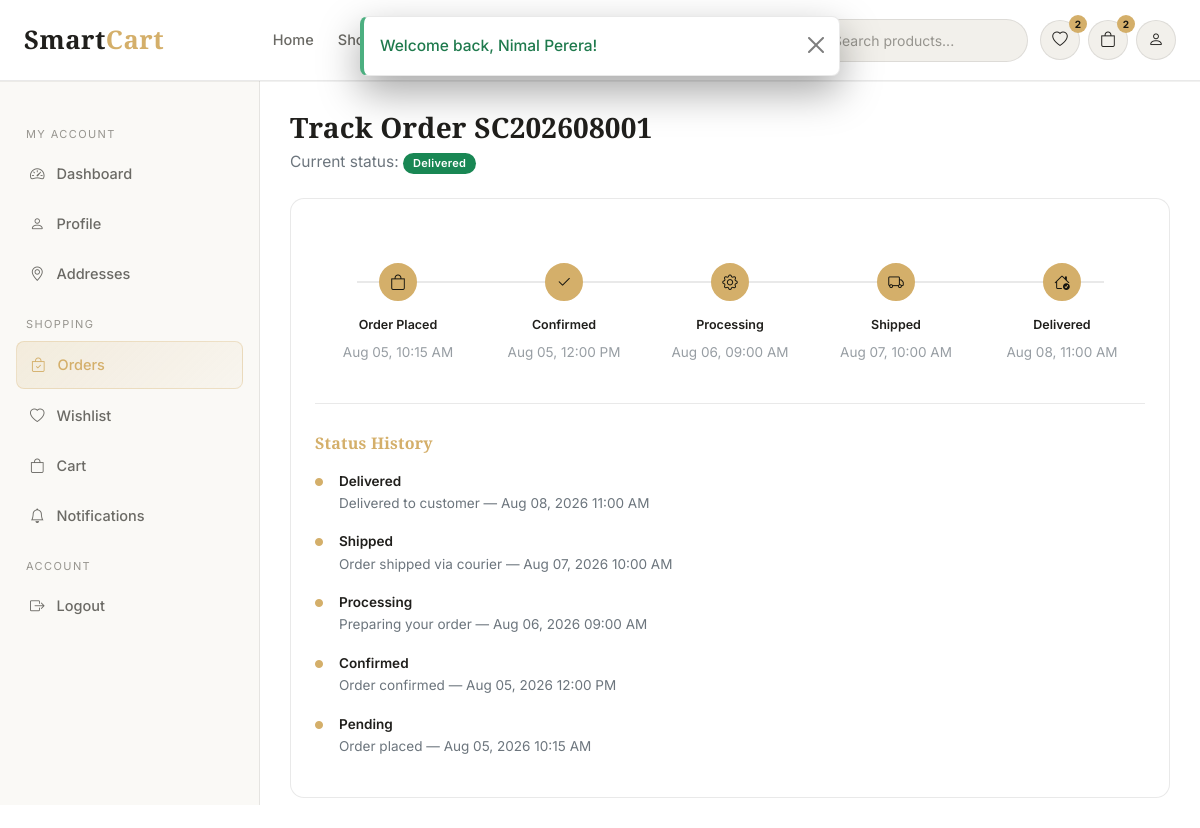
The app's page /customer/track-order.php?id=1 (signed in) with its own data.
### tables this page shows
CREATE TABLE orders (
    order_id INT AUTO_INCREMENT PRIMARY KEY,
    order_number VARCHAR(30) NOT NULL UNIQUE,
    user_id INT NOT NULL,
    address_id INT DEFAULT NULL,
    coupon_id INT DEFAULT NULL,
    subtotal DECIMAL(10,2) NOT NULL DEFAULT 0,
    discount_amount DECIMAL(10,2) NOT NULL DEFAULT 0,
    delivery_fee DECIMAL(10,2) NOT NULL DEFAULT 0,
    total_amount DECIMAL(10,2) NOT NULL DEFAULT 0,
    delivery_method ENUM('standard','express') NOT NULL DEFAULT 'standard',
    payment_method ENUM('cod','card') NOT NULL DEFAULT 'cod',
    order_status ENUM('pending','confirmed','processing','shipped','delivered','cancelled') NOT NULL DEFAULT 'pending',
    assigned_staff_id INT DEFAULT NULL,
    shipping_full_name VARCHAR(120) NOT NULL,
    shipping_phone VARCHAR(20) NOT NULL,
    shipping_address VARCHAR(255) NOT NULL,
    shipping_city VARCHAR(100) NOT NULL,
    shipping_province VARCHAR(100) NOT NULL,
    shipping_postal_code VARCHAR(20) DEFAULT NULL,
    notes VARCHAR(255) DEFAULT NULL,
    created_at TIMESTAMP NOT NULL DEFAULT CURRENT_TIMESTAMP,
    updated_at TIMESTAMP NOT NULL DEFAULT CURRENT_TIMESTAMP ON UPDATE CURRENT_TIMESTAMP,
    FOREIGN KEY (user_id) REFERENCES users(user_id) ON DELETE CASCADE,
    FOREIGN KEY (address_id) REFERENCES addresses(address_id) ON DELETE SET NULL,
    FOREIGN KEY (coupon_id) REFERENCES coupons(coupon_id) ON DELETE SET NULL,
    FOREIGN KEY (assigned_staff_id) REFERENCES users(user_id) ON DELETE SET NULL,
    INDEX idx_status (order_status),
    INDEX idx_created (created_at),
    INDEX idx_user (user_id)
);

CREATE TABLE order_status_history (
    history_id INT AUTO_INCREMENT PRIMARY KEY,
    order_id INT NOT NULL,
    status ENUM('pending','confirmed','processing','shipped','delivered','cancelled') NOT NULL,
    note VARCHAR(255) DEFAULT NULL,
    changed_by INT DEFAULT NULL,
    created_at TIMESTAMP NOT NULL DEFAULT CURRENT_TIMESTAMP,
    FOREIGN KEY (order_id) REFERENCES orders(order_id) ON DELETE CASCADE,
    FOREIGN KEY (changed_by) REFERENCES users(user_id) ON DELETE SET NULL
);

### customer/track-order.php (the view, shortened to what this page needs)
<?php
$user = current_user();
$pdo = db();
$orderId = (int)($_GET['id'] ?? 0);
$stmt = $pdo->prepare("SELECT * FROM orders WHERE order_id = ? AND user_id = ?");
$stmt->execute([$orderId, $user['user_id']]);
$order = $stmt->fetch();
$history = $pdo->prepare("SELECT * FROM order_status_history WHERE order_id = ? ORDER BY created_at ASC");
$history->execute([$orderId]);
$history = $history->fetchAll();
$historyByStatus = [];
foreach ($history as $h) $historyByStatus[$h['status']] = $h;
$steps = ['pending' => 'Order Placed', 'confirmed' => 'Confirmed', 'processing' => 'Processing', 'shipped' => 'Shipped', 'delivered' => 'Delivered'];
$statusOrder = array_keys($steps);
$currentIndex = array_search($order['order_status'], $statusOrder, true);
$isCancelled = $order['order_status'] === 'cancelled';
require __DIR__ . '/../includes/header.php';
require __DIR__ . '/../includes/navbar.php';
?>
<div class="sc-dash-wrap">
  <?php require __DIR__ . '/includes/sidebar.php'; ?>
  <main class="sc-content">
    <h3 class="mb-1">Track Order <?= e($order['order_number']) ?></h3>
    <p class="text-secondary mb-4">Current status: <?= order_status_badge($order['order_status']) ?></p>
    <div class="sc-card">
      <?php if ($isCancelled): ?>
        <div class="alert alert-danger">This order was cancelled on <?= friendly_date($order['updated_at']) ?>.</div>
      <?php else: ?>
        <div class="sc-timeline">
          <?php foreach ($steps as $key => $label): $done = $currentIndex !== false && array_search($key, $statusOrder, true) <= $currentIndex; ?>
            <div class="step <?= $done ? 'done' : '' ?>">
              <div class="dot"><i class="bi bi-<?= $key === 'pending' ? 'bag' : ($key === 'confirmed' ? 'check2' : ($key === 'processing' ? 'gear' : ($key === 'shipped' ? 'truck' : 'house-check'))) ?>"></i></div>
              <span><?= $label ?></span>
              <?php if (isset($historyByStatus[$key])): ?><div class="small text-secondary mt-1" style="opacity:.7"><?= friendly_date($historyByStatus[$key]['created_at'], 'M d, h:i A') ?></div><?php endif; ?>
            </div>
          <?php endforeach; ?>
        </div>
      <?php endif; ?>
      <div class="sc-divider"></div>
      <h6 class="text-gold mb-3">Status History</h6>
      <ul class="list-unstyled">
        <?php foreach (array_reverse($history) as $h): ?>
          <li class="mb-3 d-flex gap-3">
            <i class="bi bi-circle-fill text-gold" style="font-size:8px; margin-top:6px"></i>
            <div>
              <div class="fw-semibold small"><?= ucfirst($h['status']) ?></div>
              <div class="text-secondary small"><?= e($h['note']) ?> — <?= friendly_date($h['created_at']) ?></div>
            </div>
          </li>
        <?php endforeach; ?>
      </ul>
    </div>
  </main>
</div>
<?php require __DIR__ . '/../includes/dash-footer.php'; ?>

### includes/functions.php (shortened to what this page needs)
<?php
function e($value): string
{
    return htmlspecialchars((string)($value ?? ''), ENT_QUOTES, 'UTF-8');
}
function friendly_date($datetime, string $format = 'M d, Y h:i A'): string
{
    return date($format, strtotime($datetime));
}
    ob_start(); ?>
    <?php return ob_get_clean();
function order_status_badge(string $status): string
{
    $map = [
        'pending' => 'secondary',
        'confirmed' => 'info',
        'processing' => 'warning',
        'shipped' => 'primary',
        'delivered' => 'success',
        'cancelled' => 'danger',
    ];
    $class = $map[$status] ?? 'secondary';
    return '<span class="badge sc-badge bg-' . $class . '">' . ucfirst($status) . '</span>';
}

### assets/css/style.css (style rules this page uses)
:root { --sc-black: #0b0b0d; --sc-charcoal: #121214; --sc-charcoal-2: #17171a; --sc-charcoal-3: #1e1e22; --sc-border: rgba(255, 255, 255, 0.08); --sc-white: #f7f6f3; --sc-gray: #a8a8ad; --sc-gray-dim: #77777d; --sc-gold: #d4af6a; --sc-gold-soft: #e8cd9a; --sc-gold-deep: #b9903f; --sc-success: #4caf80; --sc-danger: #e0665f; --sc-warning: #e0b25f; --sc-info: #6fa8dc; --sc-radius: 14px; --sc-radius-sm: 8px; --sc-shadow: 0 10px 30px rgba(0, 0, 0, 0.35); --sc-transition: all .28s cubic-bezier(.4,0,.2,1); --sc-font-heading: 'Playfair Display', Georgia, serif; --sc-font-body: 'Inter', -apple-system, BlinkMacSystemFont, 'Segoe UI', sans-serif; }
body.sc-theme-light { --sc-black: #ffffff; --sc-charcoal: #faf9f6; --sc-charcoal-2: #ffffff; --sc-charcoal-3: #f2f0eb; --sc-border: rgba(20, 20, 15, 0.09); --sc-white: #201f1c; --sc-gray: #6b6a65; --sc-gray-dim: #97958f; --sc-shadow: 0 10px 30px rgba(20, 20, 15, 0.08); }
* { box-sizing: border-box; }
body { background: var(--sc-black); color: var(--sc-white); font-family: var(--sc-font-body); font-size: 15.5px; line-height: 1.65; -webkit-font-smoothing: antialiased; animation: scPageFadeIn .18s ease both; }
h1, h2, h3, h4, h5, h6, .sc-heading { font-family: var(--sc-font-heading); font-weight: 700; letter-spacing: .2px; color: var(--sc-white); }
.sc-card { background: var(--sc-charcoal-2); border: 1px solid var(--sc-border); border-radius: var(--sc-radius); padding: 24px; }
.sc-badge { font-weight: 600; font-size: 11px; padding: 5px 10px; border-radius: 20px; letter-spacing: .3px; }
.sc-dash-wrap { display: flex; align-items: flex-start; min-height: calc(100vh - 76px); }
.sc-content { flex: 1; padding: 30px; max-width: 100%; overflow-x: hidden; }
.sc-timeline { display: flex; justify-content: space-between; position: relative; margin: 40px 0; }
.sc-timeline::before { content: ''; position: absolute; top: 18px; left: 5%; right: 5%; height: 2px; background: var(--sc-border); z-index: 0; }
.sc-timeline .step { position: relative; z-index: 1; text-align: center; flex: 1; }
.sc-timeline .step .dot { width: 38px; height: 38px; border-radius: 50%; background: var(--sc-charcoal-3); border: 2px solid var(--sc-border); display: flex; align-items: center; justify-content: center; margin: 0 auto 10px; color: var(--sc-gray-dim); transition: var(--sc-transition); }
.sc-timeline .step.done .dot { background: var(--sc-gold); border-color: var(--sc-gold); color: #14140f; }
.sc-timeline .step.done ~ .step::before { background: var(--sc-border); }
.sc-timeline .step span { font-size: 12.5px; color: var(--sc-gray); }
.sc-timeline .step.done span { color: var(--sc-white); font-weight: 600; }
.text-gold { color: var(--sc-gold) !important; }
.sc-divider { height: 1px; background: var(--sc-border); margin: 30px 0; }

### records on screen
orders: order_number "SC202608001", order_status "Delivered"
order_status_history: label "Order Placed", created_at "Aug 05, 10:15 AM", status "Pending", note "Order placed", created_at "Aug 05, 2026 10:15 AM"
order_status_history: label "Confirmed", created_at "Aug 05, 12:00 PM", status "Confirmed", note "Order confirmed", created_at "Aug 05, 2026 12:00 PM"
order_status_history: label "Processing", created_at "Aug 06, 09:00 AM", status "Processing", note "Preparing your order", created_at "Aug 06, 2026 09:00 AM"
order_status_history: label "Shipped", created_at "Aug 07, 10:00 AM", status "Shipped", note "Order shipped via courier", created_at "Aug 07, 2026 10:00 AM"
order_status_history: label "Delivered", created_at "Aug 08, 11:00 AM", status "Delivered", note "Delivered to customer", created_at "Aug 08, 2026 11:00 AM"

### other values on screen
$f['message'] "Welcome back, Nimal Perera!"
$wishCnt "2"
$cartCnt "2"
